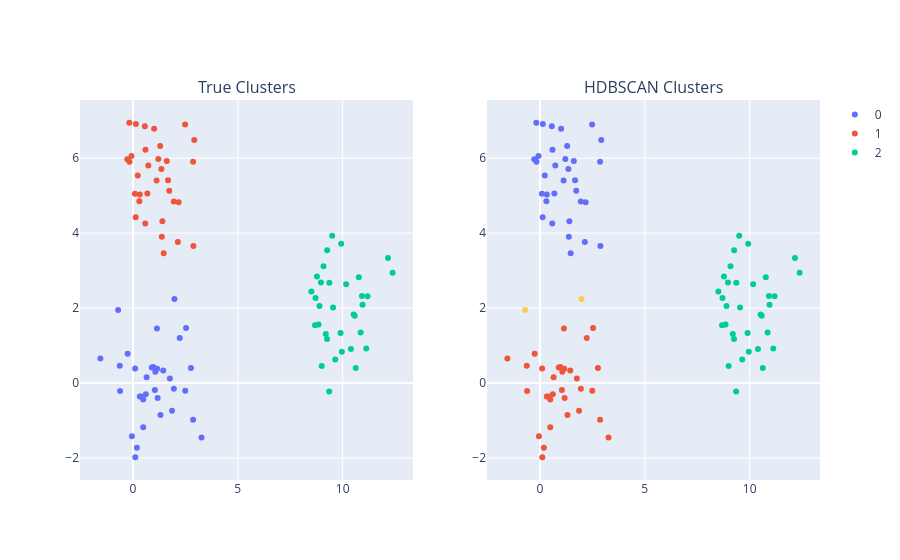

Here is the notebook cell this chart was saved with:
### Markdown cell above
## Step 6a: Cluster

Having access to the full matrix of pairwise distances, users have the ability to cluster with whatever algorithm they prefer (provided it supports a matrix of precomputed pairwise distances as an input).

In the case of this recipe, we demonstrate using the HDBSCAN provided through Scikit-Learn.

### Code cell
hdb = HDBSCAN(min_cluster_size=15, max_cluster_size=50, min_samples=10, metric='precomputed').fit(x)
hdbscan_labels = hdb.labels_
df["hdbscan_labels"] = hdbscan_labels

fig = make_subplots(rows=1, cols=2, subplot_titles=["True Clusters", "HDBSCAN Clusters"])
for label, group in df.groupby("target"):
    fig.add_scatter(x=group.x, y=group.y, col=1, row=1, mode="markers", name=label)
for label, group in df.groupby("hdbscan_labels"):
    fig.add_scatter(
        x=group.x, y=group.y, col=2, row=1, mode="markers", name=label,
        marker_color=fig.layout["template"]["layout"]["colorway"][label],
        showlegend=False
    )
fig.show()

### Figure 1 — Plotly figure (JSON) as saved in the notebook; plotly's stock layout.template omitted (floating-point values rounded to 4 significant figures)
{"data": [{"mode": "markers", "name": "0", "type": "scatter", "x": [1.155, 1.067, 2.533, 1.177, -0.7063, 1.144, 0.4892, 1.864, 2.868, 2.23, 3.27, 0.1869, -1.553, 1.979, 1.95, 0.6521, 0.6127, 2.764, 1.313, -0.6302, 0.3657, 0.9718, -0.04855, 0.1045, 0.3275, 0.8968, -0.6139, -0.2528, 0.1122, 1.761, 0.4903, 1.444, 2.494, 1.046], "xaxis": "x", "y": [0.3782, 0.3025, 1.469, -0.4018, 1.951, 1.454, -1.181, -0.7422, -0.9773, 1.202, -1.454, -1.726, 0.6536, 2.241, -0.1514, 0.1563, -0.3023, 0.4002, -0.8541, 0.4628, -0.3627, 0.4283, -1.42, 0.3869, -0.3596, 0.4106, -0.2127, 0.7775, -1.981, 0.1217, -0.4381, 0.3337, -0.2052, -0.1872], "yaxis": "y"}, {"mode": "markers", "name": "1", "type": "scatter", "x": [2.179, 0.0927, 1.672, 1.614, 0.3054, 0.2301, 1.208, 1.402, 1.356, 0.5968, -0.1651, 2.883, -0.1731, 1.298, 2.488, 1.011, 2.139, 1.466, 0.5648, 2.868, 0.5864, -0.2705, 0.732, 2.923, 0.1388, 1.376, 0.3257, 0.6884, 0.1292, -0.07075, 1.127, 1.947, 1.729], "xaxis": "x", "y": [4.82, 5.052, 5.407, 5.922, 4.85, 5.539, 5.977, 4.315, 5.707, 6.222, 5.901, 3.652, 6.944, 6.326, 6.896, 6.786, 3.765, 3.464, 6.849, 5.906, 4.253, 5.969, 5.802, 6.481, 6.91, 3.901, 5.032, 5.056, 4.421, 6.054, 5.402, 4.845, 5.129], "yaxis": "y"}, {"mode": "markers", "name": "2", "type": "scatter", "x": [9.356, 8.896, 9.544, 9.364, 11.19, 9.902, 12.16, 9.932, 10.58, 10.63, 10.77, 9.0, 8.707, 8.966, 12.38, 11.13, 8.684, 10.92, 10.4, 9.961, 9.197, 8.775, 10.86, 9.255, 10.52, 10.17, 10.95, 9.646, 8.853, 9.502, 9.26, 8.509, 9.087], "xaxis": "x", "y": [-0.2234, 2.052, 2.017, 2.676, 2.317, 1.337, 3.337, 3.713, 1.792, 0.3979, 2.824, 0.4552, 2.267, 2.682, 2.944, 0.9201, 1.538, 2.319, 0.9069, 0.8319, 1.31, 2.844, 1.349, 1.174, 1.828, 2.635, 2.088, 0.625, 1.562, 3.93, 3.543, 2.439, 3.117], "yaxis": "y"}, {"marker": {"color": "#FECB52"}, "mode": "markers", "name": "-1", "showlegend": false, "type": "scatter", "x": [-0.7063, 1.979], "xaxis": "x2", "y": [1.951, 2.241], "yaxis": "y2"}, {"marker": {"color": "#636efa"}, "mode": "markers", "name": "0", "showlegend": false, "type": "scatter", "x": [2.179, 0.0927, 1.672, 1.614, 0.3054, 0.2301, 1.208, 1.402, 1.356, 0.5968, -0.1651, 2.883, -0.1731, 1.298, 2.488, 1.011, 2.139, 1.466, 0.5648, 2.868, 0.5864, -0.2705, 0.732, 2.923, 0.1388, 1.376, 0.3257, 0.6884, 0.1292, -0.07075, 1.127, 1.947, 1.729], "xaxis": "x2", "y": [4.82, 5.052, 5.407, 5.922, 4.85, 5.539, 5.977, 4.315, 5.707, 6.222, 5.901, 3.652, 6.944, 6.326, 6.896, 6.786, 3.765, 3.464, 6.849, 5.906, 4.253, 5.969, 5.802, 6.481, 6.91, 3.901, 5.032, 5.056, 4.421, 6.054, 5.402, 4.845, 5.129], "yaxis": "y2"}, {"marker": {"color": "#EF553B"}, "mode": "markers", "name": "1", "showlegend": false, "type": "scatter", "x": [1.155, 1.067, 2.533, 1.177, 1.144, 0.4892, 1.864, 2.868, 2.23, 3.27, 0.1869, -1.553, 1.95, 0.6521, 0.6127, 2.764, 1.313, -0.6302, 0.3657, 0.9718, -0.04855, 0.1045, 0.3275, 0.8968, -0.6139, -0.2528, 0.1122, 1.761, 0.4903, 1.444, 2.494, 1.046], "xaxis": "x2", "y": [0.3782, 0.3025, 1.469, -0.4018, 1.454, -1.181, -0.7422, -0.9773, 1.202, -1.454, -1.726, 0.6536, -0.1514, 0.1563, -0.3023, 0.4002, -0.8541, 0.4628, -0.3627, 0.4283, -1.42, 0.3869, -0.3596, 0.4106, -0.2127, 0.7775, -1.981, 0.1217, -0.4381, 0.3337, -0.2052, -0.1872], "yaxis": "y2"}, {"marker": {"color": "#00cc96"}, "mode": "markers", "name": "2", "showlegend": false, "type": "scatter", "x": [9.356, 8.896, 9.544, 9.364, 11.19, 9.902, 12.16, 9.932, 10.58, 10.63, 10.77, 9.0, 8.707, 8.966, 12.38, 11.13, 8.684, 10.92, 10.4, 9.961, 9.197, 8.775, 10.86, 9.255, 10.52, 10.17, 10.95, 9.646, 8.853, 9.502, 9.26, 8.509, 9.087], "xaxis": "x2", "y": [-0.2234, 2.052, 2.017, 2.676, 2.317, 1.337, 3.337, 3.713, 1.792, 0.3979, 2.824, 0.4552, 2.267, 2.682, 2.944, 0.9201, 1.538, 2.319, 0.9069, 0.8319, 1.31, 2.844, 1.349, 1.174, 1.828, 2.635, 2.088, 0.625, 1.562, 3.93, 3.543, 2.439, 3.117], "yaxis": "y2"}], "layout": {"annotations": [{"font": {"size": 16}, "showarrow": false, "text": "True Clusters", "x": 0.225, "xanchor": "center", "xref": "paper", "y": 1, "yanchor": "bottom", "yref": "paper"}, {"font": {"size": 16}, "showarrow": false, "text": "HDBSCAN Clusters", "x": 0.775, "xanchor": "center", "xref": "paper", "y": 1, "yanchor": "bottom", "yref": "paper"}], "xaxis": {"anchor": "y", "domain": [0, 0.45]}, "xaxis2": {"anchor": "y2", "domain": [0.55, 1]}, "yaxis": {"anchor": "x", "domain": [0, 1]}, "yaxis2": {"anchor": "x2", "domain": [0, 1]}}}
